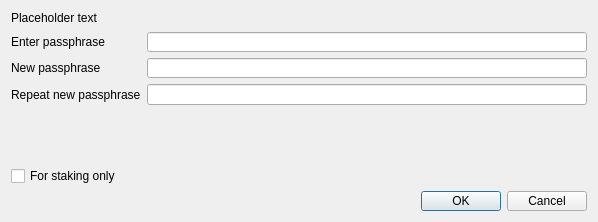
<?xml version="1.0" encoding="UTF-8"?>
<ui version="4.0">
 <class>AskPassphraseDialog</class>
 <widget class="QDialog" name="AskPassphraseDialog">
  <property name="geometry">
   <rect>
    <width>598</width>
    <height>222</height>
   </rect>
  </property>
  <property name="sizePolicy">
   <sizepolicy hsizetype="Preferred" vsizetype="Minimum">
    <horstretch>0</horstretch>
    <verstretch>0</verstretch>
   </sizepolicy>
  </property>
  <property name="minimumSize">
   <size>
    <width>550</width>
    <height>150</height>
   </size>
  </property>
  <property name="windowTitle">
   <string>Passphrase Dialog</string>
  </property>
  <layout class="QVBoxLayout" name="verticalLayout">
   <property name="sizeConstraint">
    <enum>QLayout::SetMinimumSize</enum>
   </property>
   <item>
    <widget class="QLabel" name="warningLabel">
     <property name="minimumSize">
      <size>
       <width>500</width>
       <height>15</height>
      </size>
     </property>
     <property name="text">
      <string notr="true">Placeholder text</string>
     </property>
     <property name="textFormat">
      <enum>Qt::RichText</enum>
     </property>
     <property name="wordWrap">
      <bool>true</bool>
     </property>
    </widget>
   </item>
   <item>
    <layout class="QFormLayout" name="formLayout">
     <property name="sizeConstraint">
      <enum>QLayout::SetMinimumSize</enum>
     </property>
     <property name="fieldGrowthPolicy">
      <enum>QFormLayout::AllNonFixedFieldsGrow</enum>
     </property>
     <item row="0" column="0">
      <widget class="QLabel" name="passLabel1">
       <property name="minimumSize">
        <size>
         <width>75</width>
         <height>20</height>
        </size>
       </property>
       <property name="text">
        <string>Enter passphrase</string>
       </property>
      </widget>
     </item>
     <item row="0" column="1">
      <widget class="QLineEdit" name="passEdit1">
       <property name="minimumSize">
        <size>
         <width>200</width>
         <height>20</height>
        </size>
       </property>
       <property name="echoMode">
        <enum>QLineEdit::Password</enum>
       </property>
      </widget>
     </item>
     <item row="1" column="0">
      <widget class="QLabel" name="passLabel2">
       <property name="minimumSize">
        <size>
         <width>75</width>
         <height>20</height>
        </size>
       </property>
       <property name="text">
        <string>New passphrase</string>
       </property>
      </widget>
     </item>
     <item row="1" column="1">
      <widget class="QLineEdit" name="passEdit2">
       <property name="minimumSize">
        <size>
         <width>200</width>
         <height>20</height>
        </size>
       </property>
       <property name="echoMode">
        <enum>QLineEdit::Password</enum>
       </property>
      </widget>
     </item>
     <item row="2" column="0">
      <widget class="QLabel" name="passLabel3">
       <property name="minimumSize">
        <size>
         <width>75</width>
         <height>20</height>
        </size>
       </property>
       <property name="text">
        <string>Repeat new passphrase</string>
       </property>
      </widget>
     </item>
     <item row="2" column="1">
      <widget class="QLineEdit" name="passEdit3">
       <property name="minimumSize">
        <size>
         <width>200</width>
         <height>20</height>
        </size>
       </property>
       <property name="echoMode">
        <enum>QLineEdit::Password</enum>
       </property>
      </widget>
     </item>
     <item row="3" column="1">
      <widget class="QLabel" name="capsLabel">
       <property name="minimumSize">
        <size>
         <width>200</width>
         <height>50</height>
        </size>
       </property>
       <property name="font">
        <font>
         <weight>75</weight>
         <bold>true</bold>
        </font>
       </property>
       <property name="text">
        <string/>
       </property>
       <property name="alignment">
        <set>Qt::AlignCenter</set>
       </property>
      </widget>
     </item>
     <item row="4" column="0">
      <widget class="QCheckBox" name="stakingCheckBox">
       <property name="enabled">
        <bool>true</bool>
       </property>
       <property name="minimumSize">
        <size>
         <width>75</width>
         <height>15</height>
        </size>
       </property>
       <property name="toolTip">
        <string>Serves to disable the trivial sendmoney when OS account compromised. Provides no real security.</string>
       </property>
       <property name="text">
        <string>For staking only</string>
       </property>
       <property name="visible">
        <bool>false</bool>
       </property>
      </widget>
     </item>
    </layout>
   </item>
   <item>
    <widget class="QDialogButtonBox" name="buttonBox">
     <property name="minimumSize">
      <size>
       <width>500</width>
       <height>20</height>
      </size>
     </property>
     <property name="orientation">
      <enum>Qt::Horizontal</enum>
     </property>
     <property name="standardButtons">
      <set>QDialogButtonBox::Cancel|QDialogButtonBox::Ok</set>
     </property>
    </widget>
   </item>
  </layout>
 </widget>
 <resources/>
 <connections>
  <connection>
   <sender>buttonBox</sender>
   <signal>accepted()</signal>
   <receiver>AskPassphraseDialog</receiver>
   <slot>accept()</slot>
   <hints>
    <hint type="sourcelabel">
     <x>20</x>
     <y>20</y>
    </hint>
    <hint type="destinationlabel">
     <x>20</x>
     <y>20</y>
    </hint>
   </hints>
  </connection>
  <connection>
   <sender>buttonBox</sender>
   <signal>rejected()</signal>
   <receiver>AskPassphraseDialog</receiver>
   <slot>reject()</slot>
   <hints>
    <hint type="sourcelabel">
     <x>20</x>
     <y>20</y>
    </hint>
    <hint type="destinationlabel">
     <x>20</x>
     <y>20</y>
    </hint>
   </hints>
  </connection>
 </connections>
</ui>
